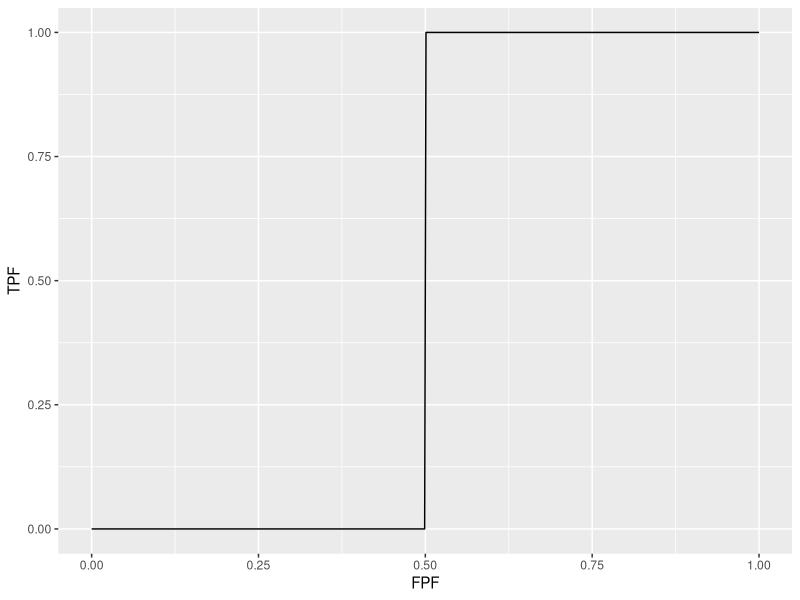
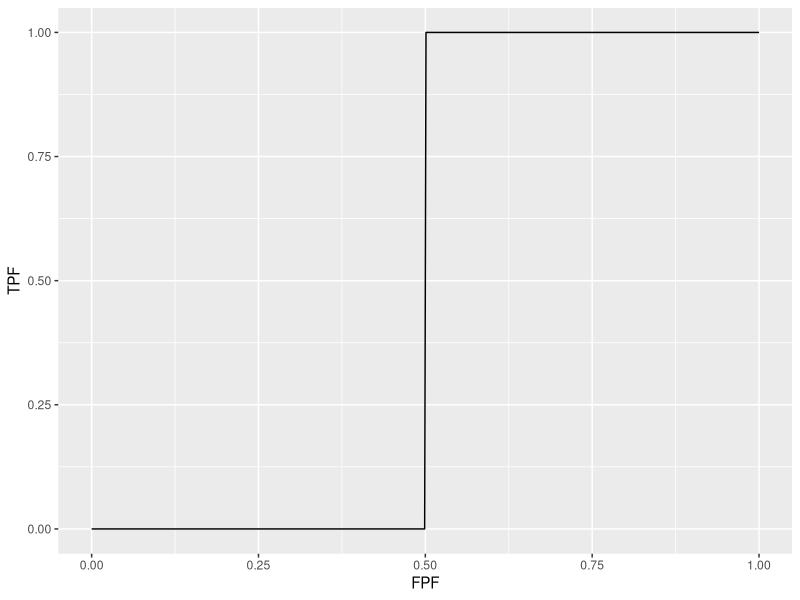

These charts were generated, in order, by the following R code:
# mainProprocRocs.R
rm( list = ls())
require(ggplot2)

cArr <-   c(0.9999, 0.9999); daArr  <-  c(0, 0)
b <- -(cArr + 1)/(cArr - 1)
a <- (daArr/sqrt(2)) * sqrt(1 + b^2)
for (i in 1:2)
{
  z <- seq(-3, 5, by = 0.01) 
  
  FPF <- seq(0.0, 1, 0.001)
  TPF <- pnorm(a[i] + b[i] * qnorm(FPF))
  
  rocPlot <- data.frame(FPF = FPF, TPF = TPF)
  plotRoc <- ggplot(rocPlot, aes(x = FPF, y = TPF)) + geom_line()
  print(plotRoc)
  
}
